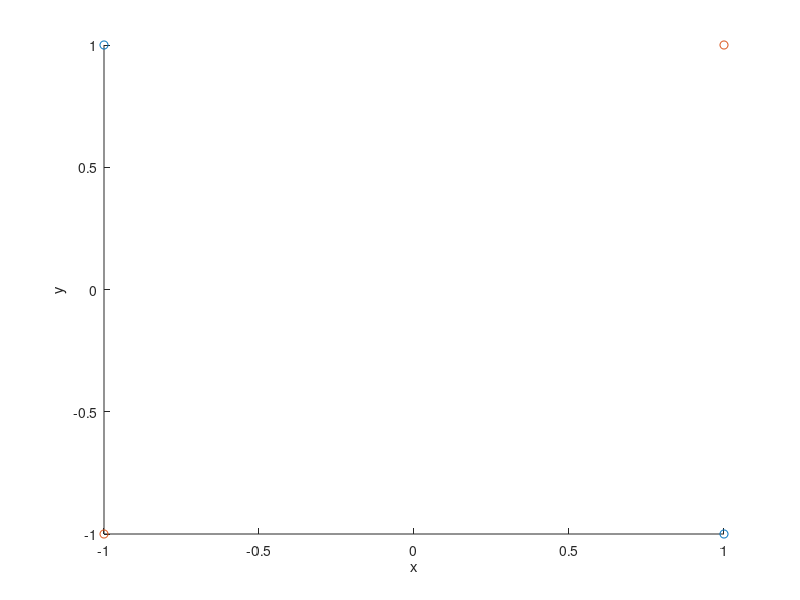

Recreate this plot in MATLAB. (Note: this script raises an error after producing the figure.)
clear,clc;
close all;
 
%% Synthetic data
Class1 = [1,-1;-1,1]
Class2 = [1,1;-1,-1]
 
figure;
hold on;
scatter(Class1(:,1),Class1(:,2));
scatter(Class2(:,1),Class2(:,2));
xlabel('x');
ylabel('y');
hold off;
 
X = [Class1;Class2]';
% X = [-1,-1]'
t = [1,1,0,0];
% t = [1];
 
D = size(X,1);
Layers = [D,2,1]; % Number of units in each layers, input , hidden and output
 
%Activation Function
H{1} = @(x) ReLU(x,'Foward');
H{2} = @(x) 1./(1+exp(-x)); % Output Layer activation function
% dH{1} = @(x) exp(-x)./((exp(-x) + 1).^2);
dH{1} = @(x) ReLU(x,'Back');
dH{2} = @(x) exp(-x)./((exp(-x) + 1).^2);
 
%% Feed Forward Network
Z{1} = X;
W = cell(numel(Layers)-1,1);    % Weight Vector
B = cell(numel(Layers)-1,1);    % Bias term
Delta = cell(numel(Layers)-1,1);
rho = 0.5;

rng(15);
% Initial Guess Might need to be revised
for i=1:numel(W)
%     W{i} = 0.01+(0.1-0.01)*rand(Layers(i+1),Layers(i));
%     b = 0.01+(0.1-0.01)*rand(Layers(i+1),1);
    W{i} = rand(Layers(i+1),Layers(i));
    b = zeros(Layers(i+1),1);
    B{i} = repmat(b,[1,size(X,2)]);
end
 
Epoch = 8000;
for j=1:Epoch
    % Feed Forward
    for i=1:numel(Layers)-1
        A{i} = W{i}*Z{i}+B{i};
        h = H{i};
        Z{i+1} = h(A{i});
    end
    y = Z{numel(Layers)};
     
    % Back propagation
    Delta{end} = (y-t); % Output layer cost derivative
    E(j) = sum(-t.*log(y)-(1-t).*log(1-y)); % Cost function
%     E(j) = sum((y-t).^2); % Cost function
    for i=numel(Layers)-1:-1:1
        if i==1
            break;
        else
            dh = dH{i-1};
            Delta{i-1}  = W{i}'*Delta{i}.*dh(A{i-1});    % Delta(1)
        end
    end    
    for i=numel(Layers)-1:-1:1
        W{i} = W{i}-rho.*(Delta{i}*Z{i}');
        b = B{i}(:,1)-rho.*sum(Delta{i},2);
        B{i} = repmat(b,[1,size(X,2)]);
    end
end
 
figure;
scatter(1:numel(E),E);
xlabel('Iteration');
ylabel('E');

%% plot
X = -1:0.1:1;
Y = -1:0.1:1;

clear Z;
for i=1:numel(B)
    B{i}(:,2:end) = [];
end

for x=1:numel(X)
    for y=1:numel(Y)
        Z{1} = [X(x);Y(y)];
        % Feed Forward
        for i=1:numel(Layers)-1
            A{i} = W{i}*Z{i}+B{i};
            h = H{i};
            Z{i+1} = h(A{i});
        end
        Result(x,y) = Z{end};
    end
end

%% Plot the decision surface
[X,Y] = meshgrid(-1:0.1:1,-1:0.1:1);
figure;
hold on;
grid on;
title('Decision Surface');
scatter3(Class1(:,1),Class1(:,2),ones(size(Class1,1),1),'x','LineWidth',2.0);
scatter3(Class2(:,1),Class2(:,2),zeros(size(Class2,2),1),'x','LineWidth',2.0);
s = surf(X,Y,Result);
view(3);
legend('Class1','Class2','Decision Surface','Location','north');
xlabel('x');
ylabel('y');
zlabel('prediction');

close Figure 1 Figure 2;